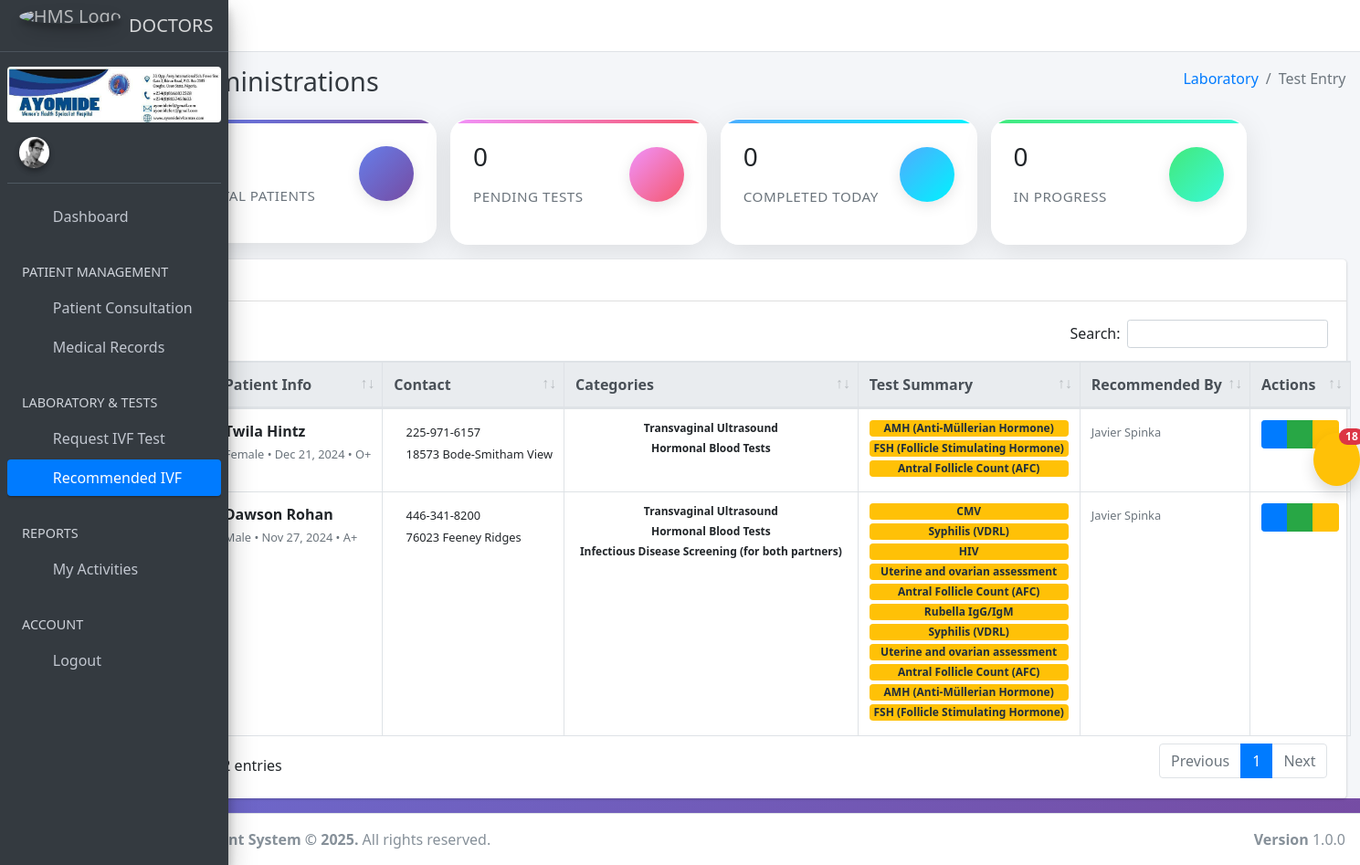
The app's page /d/recomended_tests with its own data.
### hospapp/models.py (models this page shows, shortened)
class Patient(models.Model):
    BLOOD_GROUP_CHOICES = [
        ('A+', 'A+'), ('A-', 'A-'),
        ('B+', 'B+'), ('B-', 'B-'),
        ('AB+', 'AB+'), ('AB-', 'AB-'),
        ('O+', 'O+'), ('O-', 'O-'),
    ]
    STATUS_CHOICES = [
        ('critical', 'Critical'),
        ('recovered', 'Recovered'),
        ('stable', 'Stable'),
    ]
    RELATIONSHIP_CHOICES = [
        ('Spouse', 'Spouse'),
        ('Father', 'Father'),
        ('Mother', 'Mother'),
        ('Son', 'Son'),
        ('Daughter', 'Daughter'),
        ('Brother', 'Brother'),
        ('Sister', 'Sister'),
        ('Guardian', 'Guardian'),
        ('Friend', 'Friend'),
        ('Other', 'Other'),
    ]
    address = models.TextField()
    blood_group = models.CharField(max_length=3, choices=BLOOD_GROUP_CHOICES, default='O+')
    date_of_birth = models.DateField()
    date_registered = models.DateTimeField(auto_now_add=True)
    email = models.EmailField(blank=True, null=True)
    first_time = models.CharField(max_length=20, blank=True)
    full_name = models.CharField(max_length=200)
    gender = models.CharField(max_length=10)
    id_number = models.CharField(max_length=100, blank=True)
    id_type = models.CharField(max_length=20, blank=True)
    marital_status = models.CharField(max_length=20)
    nationality = models.CharField(max_length=50)
    phone = models.CharField(max_length=15)
    photo = models.ImageField(upload_to='patient_photos/', blank=True, null=True)
    state_of_origin = models.CharField(max_length=50, blank=True)
    patient_id = models.CharField(max_length=100, unique=True, editable=False)
    registered_by = models.ForeignKey(User, on_delete=models.SET_NULL, null=True, blank=True, related_name='patients_registered')
    next_of_kin_name = models.CharField(max_length=100)
    next_of_kin_phone = models.CharField(max_length=15)
    next_of_kin_relationship = models.CharField(max_length=20, choices=RELATIONSHIP_CHOICES, blank=True, null=True)
    next_of_kin_email = models.EmailField(blank=True, null=True)
    next_of_kin_address = models.TextField(blank=True, null=True)
    diagnosis = models.TextField(blank=True, null=True)
    is_inpatient = models.BooleanField(default=False)
    medication = models.TextField(blank=True, null=True)
    notes = models.TextField(blank=True, null=True)
    referred_by = models.CharField(max_length=100, blank=True, null=True)
    status = models.CharField(max_length=20, choices=STATUS_CHOICES, default='stable')
    class Meta:
        ordering = ['-date_registered']

class TestCategory(models.Model):
    name = models.CharField(max_length=100, unique=True)
    class Meta:
        verbose_name_plural = "Test Categories"

class LabTest(models.Model):
    STATUS_CHOICES = [
        ('cancelled', 'Cancelled'),
        ('completed', 'Completed'),
        ('in_progress', 'In Progress'),
        ('pending', 'Pending'),
    ]
    test_request_id = models.UUIDField(default=uuid4, editable=False, db_index=True)
    patient = models.ForeignKey(Patient, on_delete=models.CASCADE, related_name='lab_tests')
    category = models.ForeignKey('TestCategory', on_delete=models.CASCADE, related_name='test_category')
    test_name = models.CharField(max_length=100)
    normal_range = models.CharField(max_length=100, blank=True, null=True)
    notes = models.TextField(blank=True, null=True)
    result_value = models.TextField(blank=True, null=True)
    status = models.CharField(max_length=20, choices=STATUS_CHOICES, default='pending')
    testcompleted = models.BooleanField(default=0)
    doctor_comments = models.IntegerField(null=True, blank=True)
    labresulttestid = models.IntegerField(null=True, blank=True)
    date_performed = models.DateTimeField(null=True, blank=True)
    requested_at = models.DateTimeField(auto_now_add=True)
    submitted_on = models.DateField(default=timezone.now)
    time = models.TimeField(auto_now_add=True)
    doctor_name = models.CharField(max_length=100, blank=True)
    performed_by = models.ForeignKey(User, on_delete=models.SET_NULL, blank=True, null=True, related_name='performed_tests')
    recorded_by = models.ForeignKey(User, on_delete=models.SET_NULL, null=True, blank=True, related_name='recorded_tests')
    requested_by = models.ForeignKey(User, on_delete=models.SET_NULL, null=True, blank=True, related_name='requested_tests')
    instructions = models.TextField(blank=True, null=True)
    class Meta:
        ordering = ['-requested_at']

### hospapp/views.py (the view, shortened to what this page needs)
# urls.py: path('d/recomended_tests', views.recomended_tests, name='recomended_tests'),
def recomended_tests(request):
    lab_tests = LabTest.objects.select_related('patient', 'category').order_by('-requested_at')
    total_patients = Patient.objects.count()
    tests_by_status = {
        'pending': lab_tests.filter(status='pending'),
        'completed': lab_tests.filter(status='completed', doctor_comments=0),
        'in_progress': lab_tests.filter(status='in_progress')
    }
    tests_data = []
    for test in lab_tests:
        tests_data.append({
            'test': test,
            'patient': test.patient,
            'category': test.category,
            'status': test.status,
            'requested_at': test.requested_at,
            'date_performed': test.date_performed,
            'requested_by': test.requested_by.get_full_name() if test.requested_by else 'System',
            'performed_by': test.performed_by.get_full_name() if test.performed_by else 'N/A',
            'doctor_comments': test.doctor_comments
        })
    patient_map = {}
    for data in tests_data:
        if data['status'] != 'completed' or (data['doctor_comments'] or 0) != 0:
            continue
        patient_id = data['patient'].id
        if patient_id not in patient_map:
            patient_map[patient_id] = {
                'patient': data['patient'],
                'tests': [],
                'categories': set(),
                'requested_by': data['requested_by']
            }
        patient_map[patient_id]['tests'].append(data['test'])
        if data['category']:
            patient_map[patient_id]['categories'].add(data['category'].name)
    today = timezone.now().date()
    stats = {
        'total_patients':total_patients,
        'total_tests': lab_tests.count(),
        'total_pending_tests': tests_by_status['pending'].count(),
        'total_completed_today': LabTest.objects.filter(status='completed', date_performed__date=today).count(),
        'total_in_progress': tests_by_status['in_progress'].count(),
        'total_categories': TestCategory.objects.count(),
        'unique_patients': Patient.objects.filter(lab_tests__isnull=False).distinct().count(),
    }
    context = {
        "total_patients": total_patients,
        'tests_data': tests_data,
        'test_categories': TestCategory.objects.all(),
        'unique_patients_with_tests': patient_map.values(),  # Only with status='completed' and doctor_comments==0
        'stats': stats,
        'debug_info': {
            'total_tests_fetched': len(tests_data),
            'test_categories_count': TestCategory.objects.count(),
            'pending_tests_count': tests_by_status['pending'].count(),
            'methods_used': [
                'LabTest.objects.select_related(patient, category)',
                'Status == completed and doctor_comments == 0'
            ]
        } if request.user.is_superuser else None
    }
    return render(request, 'doctors/recomended_test.html', context)

### hospapp/templates/doctors/recomended_test.html (shortened to what this page needs)
{% extends "doctors/base.html" %}
{% load static %}
{% block content %}
<section class="content-header">
    <div class="container-fluid">
        <div class="row mb-2">
            <div class="col-sm-6">
                <h1 class="m-0 text-dark">IVF Test Administrations</h1>
            </div>
            <div class="col-sm-6">
                <ol class="breadcrumb float-sm-right">
                    <li class="breadcrumb-item"><a href="">Laboratory</a></li>
                    <li class="breadcrumb-item active">Test Entry</li>
                </ol>
            </div>
        </div>
    </div>
</section>
<section class="content">
        <div class="container-custom">
            <div class="row">
                <div class="col-lg-3 col-md-6 col-12">
                    <div class="stats-card info">
                        <div class="stats-header">
                            <div class="stats-body">
                                <h3 class="stats-number">{{ stats.total_patients }}</h3>
                                <p class="stats-label">Total Patients</p>
                            </div>
                            <div class="stats-icon">
                                <i class="fas fa-users"></i>
                            </div>
                        </div>
                    </div>
                </div>
                <div class="col-lg-3 col-md-6 col-12">
                    <div class="stats-card warning pulse">
                        <div class="stats-header">
                            <div class="stats-body">
                                {%if stats.total_pending_tests%}
                                <h3 class="stats-number">{{ stats.total_pending_tests }}</h3>
                                {%else%}
                                <h3>0</h3>
                                {%endif%}
                                <p class="stats-label">Pending Tests</p>
                            </div>
                            <div class="stats-icon">
                                <i class="fas fa-file-medical"></i>
                            </div>
                        </div>
                    </div>
                </div>
                <div class="col-lg-3 col-md-6 col-12">
                    <div class="stats-card success">
                        <div class="stats-header">
                            <div class="stats-body">
                                {%if stats.total_completed_today%}
                                <h3 class="stats-number">{{ stats.total_completed_today }}</h3>
                                {%else%}
                                <h3>0</h3>
                                {%endif%}
                                <p class="stats-label">Completed Today</p>
                            </div>
                            <div class="stats-icon">
                                <i class="fas fa-check-circle"></i>
                            </div>
                        </div>
                    </div>
                </div>
                <div class="col-lg-3 col-md-6 col-12">
                    <div class="stats-card secondary">
                        <div class="stats-header">
                            <div class="stats-body">
                                {%if stats.total_completed_today%}
                                <h3 class="stats-number">{{ stats.total_in_progress}}</h3>
                                {%else%}
                                <h3>0</h3>
                                {%endif%}
                                <p class="stats-label">In Progress</p>
                            </div>
                            <div class="stats-icon">
                                <i class="fas fa-flask"></i>
                            </div>
                        </div>
                    </div>
                </div>
            </div>
        </div>
</section>
<section class="content">
    <div class="container-fluid">
        <div class="card">
            <div class="card-header">
                <h3 class="card-title">Patient records</h3>
            </div>
            <div class="card-body">
                <table id="example1" class="table table-bordered table-hover text-nowrap mb-0">
                    <thead class="thead-light">
                        <tr>
                            <th>Patient ID</th>
                            <th>Patient Info</th>
                            <th>Contact</th>
                            <th>Categories</th>
                            <th>Test Summary</th>
                            <th>Recommended By</th>
                            <th>Actions</th>
                        </tr>
                    </thead>
                    <tbody>
                        {% for entry in unique_patients_with_tests %}
                        <tr data-patient-name="{{ entry.patient.full_name|lower }}">
                            <td>
                                <span class="badge badge-secondary">{{ entry.patient.patient_id }}</span>
                            </td>
                            <td>
                                <div>
                                    <strong>{{ entry.patient.full_name }}</strong><br>
                                    <small class="text-muted">
                                        {{ entry.patient.gender }} •
                                        {{ entry.patient.date_of_birth|date:"M d, Y" }} •
                                        {{ entry.patient.blood_group|default:"N/A" }}
                                    </small>
                                </div>
                            </td>
                            <td>
                                <small>
                                    <i class="fas fa-phone"></i> {{ entry.patient.phone|default:"N/A" }}<br>
                                    <i class="fas fa-map-marker-alt"></i> {{ entry.patient.address|truncatechars:30|default:"N/A" }}
                                </small>
                            </td>
                            <td>
                                {% for category in entry.categories %}
                                <div class="d-flex flex-column">
                                    <span class="badge badge-outline mb-1">{{ category }}</span>
                                    {% endfor %}
                                </div>
                            </td>
                            <td>
                                {% for test in entry.tests %}
                                <div class="d-flex flex-column">
                                    <span class="badge badge-warning mb-1">{{ test.test_name }}</span>
                                </div>
                                {% endfor %}
                            </td>
                            <td>
                                <small class="text-muted">{{ entry.requested_by }}</small>
                            </td>
                            <td>
                                <div class="btn-group btn-group-sm" role="group">
                                    <a href="{% url 'test_results' entry.patient.id %}" class="btn btn-primary" title="View test details">
                                        <i class="fas fa-eye"></i>
                                    </a>
                                    <button class="btn btn-success create-test"
                                            data-patient-id="{{ entry.patient.id }}"
                                            data-patient-name="{{ entry.patient.full_name }}"
                                            title="Create New Test">
                                        <i class="fas fa-plus"></i>
                                    </button>
                                    <button class="btn btn-warning complete-test-direct"
                                            data-test-id="{{ test.id }}"
                                            data-test-name="{{ test.test_name }}"
                                            data-patient-name="{{ entry.patient.full_name }}"
                                            title="Complete Test">
                                        <i class="fas fa-check"></i>
                                    </button>
                                </div>
                            </td>
                        </tr>
                        {% endfor %}
                    </tbody>
                </table>
            </div>
        </div>
    </div>
</section>
{% endblock %}

### records on screen
Patient: patient.full_name "Twila Hintz", patient.gender "Female", patient.date_of_birth "Dec 21, 2024", patient.blood_group "O+", patient.phone "225-971-6157", patient.address "18573 Bode-Smitham View", requested_by "Javier Spinka"
TestCategory: categories "Transvaginal Ultrasound" "Transvaginal Ultrasound"
TestCategory: categories "Hormonal Blood Tests" "Hormonal Blood Tests"
LabTest: test_name "AMH (Anti-Müllerian Hormone)"
LabTest: test_name "FSH (Follicle Stimulating Hormone)"
LabTest: test_name "Antral Follicle Count (AFC)"
Patient: patient.full_name "Dawson Rohan", patient.gender "Male", patient.date_of_birth "Nov 27, 2024", patient.blood_group "A+", patient.phone "446-341-8200", patient.address "76023 Feeney Ridges", requested_by "Javier Spinka"
TestCategory: categories "Infectious Disease Screening (for both partners)"
LabTest: test_name "CMV"
LabTest: test_name "Syphilis (VDRL)"
LabTest: test_name "HIV"
LabTest: test_name "Uterine and ovarian assessment"
LabTest: test_name "Antral Follicle Count (AFC)"
LabTest: test_name "Rubella IgG/IgM"
LabTest: test_name "Syphilis (VDRL)"
LabTest: test_name "Uterine and ovarian assessment"
LabTest: test_name "Antral Follicle Count (AFC)"
LabTest: test_name "AMH (Anti-Müllerian Hormone)"
LabTest: test_name "FSH (Follicle Stimulating Hormone)"
